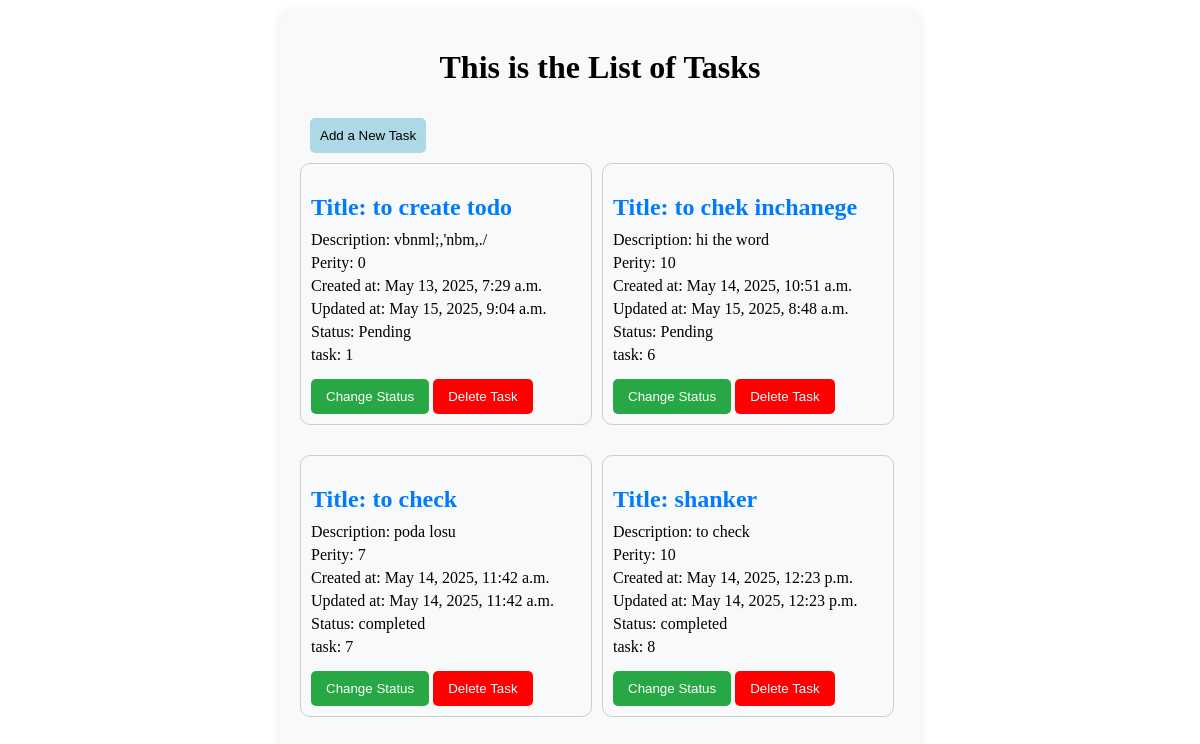
The app's page / (signed in), older data.
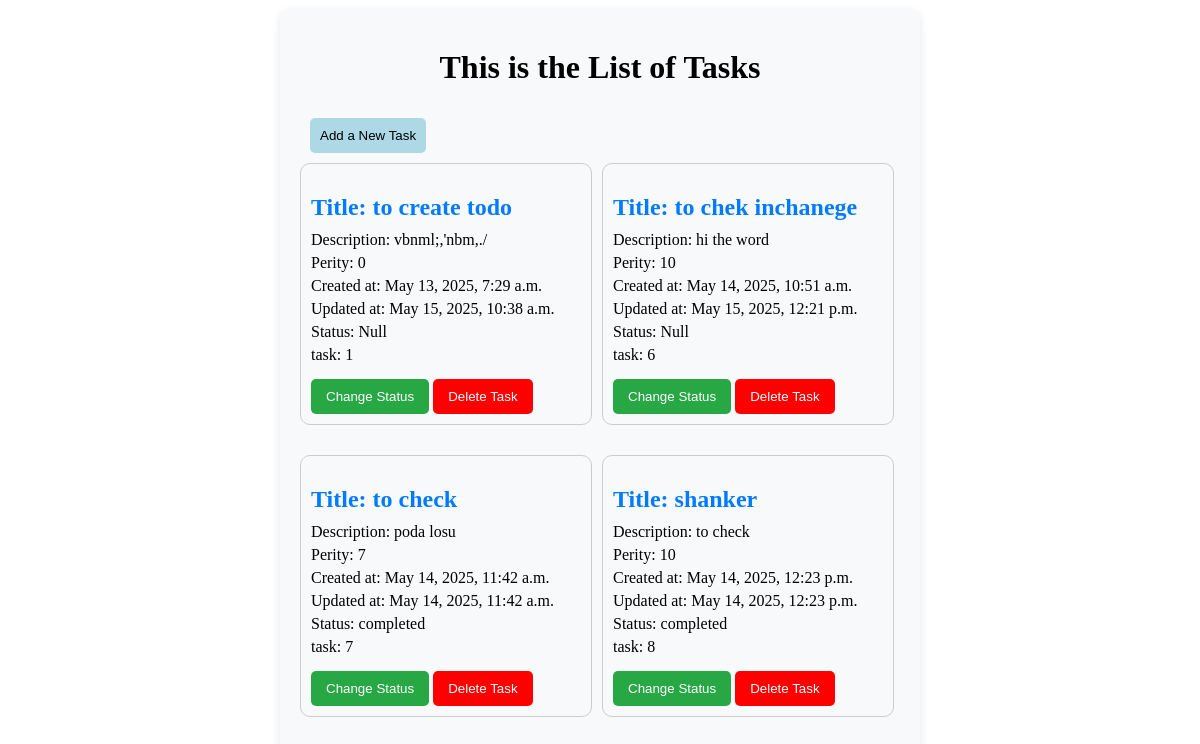
The same page, newer data.
### todoapp1/models.py (models this page shows, shortened)
class task(models.Model):
    title = models.CharField(max_length=200)
    description = models.TextField()
    perity=models.IntegerField(default=0)
    created_at = models.DateTimeField(auto_now_add=True)
    updated_at = models.DateTimeField(auto_now=True)
    status = models.ForeignKey('status', on_delete=models.CASCADE, null=True, blank=True)
    due_date = models.DateField(null=True, blank=True)
    user = models.ForeignKey(User, on_delete=models.CASCADE, null=True, blank=True)

class status(models.Model):
    name= models.CharField(max_length=100)
    def __str__(self):
        return self.name

### todoapp1/views.py (the view)
# urls.py: path("", views.task_list, name="index1"),
@login_required
def task_list(request):
    tasks=task.objects.filter(user=request.user)
    return render(request,'index.html', {'tasks': tasks})

### todoapp1/templates/index.html (shortened to what this page needs)
{% extends "base.html" %}
{% block content %}
<div class="task1">
    <h1>This is the List of Tasks</h1>
    <button onclick="location.href='{% url 'add_task' %}'" style="background-color: lightblue; color: black; padding: 10px; border-radius: 5px; border: none;margin: 10px;gap: 10px;">
        Add a New Task
    </button>
    {% if tasks %}
        <div  class="task2">
            {% for task in tasks %}
                <div class="task3">
                    <h2>Title: {{ task.title }}</h2>
                    <p>Description: {{ task.description }}</p>
                    <p>Perity: {{ task.perity }}</p>
                    <p>Created at: {{ task.created_at }}</p>
                    <p>Updated at: {{ task.updated_at }}</p>
                    <p>Status: {{ task.status }}</p>
                    <p>task: {{task.id}}</p>
                    <button onclick="location.href='{%url 'change_status' id=task.id%}'" id="add-button">Change Status</button>
                    <button onclick="confirmBeforeDelete('{% url 'delete_task' id=task.id %}')" id="del-button">Delete Task</button>
                </div>
            {% endfor %}
        </div>
    {% else %}
        <p>No tasks available.</p>
    {% endif %}
</div>
{% endblock %}

### todoapp1/templates/base.html (shortened to what this page needs)
{% load static %}
<!DOCTYPE html>
<html lang="en">
<head>
    <link rel="stylesheet" href="{% static 'style.css' %}">
    <link rel="stylesheet" href="https://cdnjs.cloudflare.com/ajax/libs/font-awesome/4.7.0/css/font-awesome.min.css">
</head>
<body>
    {% block content %}
    {% endblock %}
</body>
</html>

### todoapp1/static/style.css (style rules this page uses)
h1 { text-align: center; }
.task1 { padding: 20px; border-radius: 10px; background-color: #f8f9fa; box-shadow: 0 4px 10px rgba(0,0,0,0.1); max-width: 600px; margin-left: auto; margin-right: auto; }
.task1 h2 { color: #007bff; margin-bottom: 10px; }
.task1 p { margin: 5px 0; }
#add-button { background-color: #28a745; color: white; padding: 10px 15px; border: none; border-radius: 5px; cursor: pointer; margin-top: 10px; }
#del-button { background-color:red; color: white; padding: 10px 15px; border: none; border-radius: 5px; cursor: pointer; margin-top: 10px; }
.task2 { display: flex; flex-wrap: wrap; gap: 10px; }
.task3 { flex: 0 0 48%; border: 1px solid #ccc; padding: 10px; border-radius: 10px; margin-bottom: 20px; max-width: 270px; }

Row changes from the older to the newer data that the page shows:
changed task "to create todo": updated_at "May 15, 2025, 9:04 a.m." → "May 15, 2025, 10:38 a.m."; status "Pending" → "Null"
changed task "to chek inchanege": updated_at "May 15, 2025, 8:48 a.m." → "May 15, 2025, 12:21 p.m."; status "Pending" → "Null"
